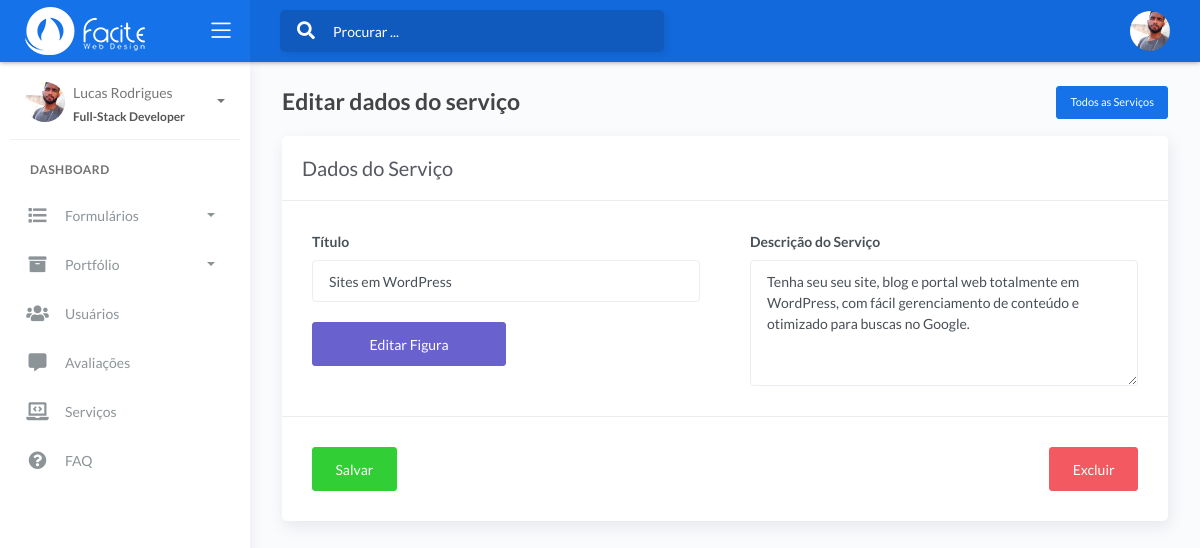
The page /facite42-pa/front/form_servico?acao=editar&id=14 (signed in) on the database its author committed.
### tables this page shows
CREATE TABLE `usuario` (
  `id` int NOT NULL,
  `nome` varchar(50) NOT NULL,
  `email` varchar(50) NOT NULL,
  `genero` int NOT NULL,
  `usuario` varchar(50) NOT NULL,
  `cargo` varchar(50) NOT NULL,
  `telefone` varchar(20) DEFAULT NULL,
  `nascimento` date DEFAULT NULL,
  `senha` varchar(250) NOT NULL,
  `imagem` varchar(100) NOT NULL
);

CREATE TABLE `servico` (
  `id` int NOT NULL,
  `titulo` varchar(80) NOT NULL,
  `descricao` varchar(1000) NOT NULL,
  `imagem` varchar(100) NOT NULL
);

### facite42-pa/front/includes/funcoes.php (called while the page is built)
<?php
require_once "classes/Conexao.php";
require_once "classes/Usuario.php";
$conexao = new Conexao();
$usuario = new Usuario();
require_once "classes/UsuarioModel.php";
if (isset($_SESSION['id'])) {
    $id = $_SESSION['id'];
    $usuarioModel = new UsuarioModel($conexao, $usuario);
    $usuarioSessao = $usuarioModel->recuperaSessao($id);
}

### facite42-pa/front/classes/Conexao.php (called while the page is built, shortened)
<?php
class Conexao
{
	private $host;
	private $user;
	private $password;
	public function __construct() {
        $this->host = 'mysql:host=127.0.0.1;dbname=facitewebdesign';
		$this->user = 'facite42_root';
		$this->password = 'L1n@d141P4uceK';
	}
    public function conectar() {
    	try {
			$conexao = new PDO(
							$this->host,
							$this->user,
							$this->password,
							array(
								PDO::ATTR_ERRMODE => PDO::ERRMODE_EXCEPTION,
								PDO::MYSQL_ATTR_INIT_COMMAND => "SET NAMES utf8"
							)
						);
			return $conexao;
		} catch (PDOException $e) {
			echo 'Erro na conexao. Erro reportado: ' . $e->getMessage();
			exit;
		}
    }
}

### facite42-pa/front/classes/UsuarioModel.php (called while the page is built, shortened)
<?php
class UsuarioModel
{
    private $conexao;
    public function __construct(Conexao $conexao, Usuario $usuario)
    {
        $this->conexao = $conexao->conectar();
    }
    public function recuperaSessao($id)
    {
        $sql = "SELECT * FROM usuario WHERE id = {$id}";
        $stmt = $this->conexao->prepare($sql);
        $stmt->execute();
        return $stmt->fetch(PDO::FETCH_OBJ);
    }
}

### facite42-pa/front/classes/ServicoModel.php (called while the page is built, shortened)
<?php
class ServicoModel
{
    private $conexao;
    public function __construct(Conexao $conexao, Servico $servico)
    {
        $this->conexao = $conexao->conectar();
    }
    public function get($id)
    {
        $sql = "SELECT id, titulo, descricao, imagem FROM servico WHERE id = {$id}";
        $stmt = $this->conexao->prepare($sql);
        $stmt->execute();
        return $stmt->fetch(PDO::FETCH_OBJ);
    }
}

### facite42-pa/front/form_servico.php (the view, shortened to what this page needs)
<?php
include_once 'layouts/header.php';
include_once 'layouts/menu.php';
include_once 'classes/Servico.php';
include_once 'classes/ServicoModel.php';
include_once 'classes/Conexao.php';
$servico = new Servico();
$conexao = new Conexao();
if (isset($_GET['id'])) {
    $id = $_GET['id'];
    $servicoModel = new ServicoModel($conexao, $servico);
    $servico = $servicoModel->get($id);
}
?>
<div class="content">
    <div class="page-inner">
        <a class="btn btn-primary btn-sm" href="servico" style="float: right;">Todos as Serviços</a>
        <div class="page-header">
            <?php
            $titulo = ($_GET['acao'] == '' ? '<h4 class="page-title">Formulário de Serviços</h4>' : '<h4 class="page-title">Editar dados do serviço</h4>');
            echo $titulo;
            ?>
        </div>
        <div class="row">
            <div class="col-md-12">
                <form action="controllers/controleServico?acao=<?= ($servico->id != '' ? 'editar' : 'cadastrar') ?>" method="POST" enctype="multipart/form-data">
                    <div class="card">
                        <div class="card-header">
                            <div class="card-title">Dados do Serviço</div>
                        </div>
                        <div class="card-body">
                            <div class="row">
                                <div class="col-md-6 col-lg-6">
                                    <div class="form-group">
                                        <label for="titulo">Título</label>
                                        <input type="text" class="form-control" id="titulo" name="titulo" value="<?= ($servico->titulo != '' ? $servico->titulo : '') ?>">
                                    </div>
                                    <?php
                                    $imagem = ($_GET['acao'] == '' ? '<div class="form-group"><label for="exampleFormControlFile1">Figura do serviço (65x65)</label><input type="file" class="form-control-file" id="exampleFormControlFile1" name="imagem"></div>' : '<div class="form-group"><button type="button" style="width: 50%;" class="btn btn-secondary" data-toggle="modal" data-target="#editarImagem">Editar Figura</button></div>');
                                    echo $imagem;
                                    ?>
                                </div>
                                <div class="col-md-6 col-lg-6">
                                    <div class="form-group">
                                        <label for="descricao">Descrição do Serviço</label>
                                        <textarea class="form-control" id="descricao" name="descricao" rows="5"><?= ($servico->descricao != '' ? $servico->descricao : '') ?></textarea>
                                    </div>
                                </div>
                            </div>
                        </div>
                        <div class="card-action">
                            <button type="submit" class="btn btn-success">Salvar</button>
                            <?php
                                $excluir = ($_GET['acao'] != '' ? '<a style="float: right;" href="controllers/controleServico?acao=deletar&id=' . $servico->id . '" class="btn btn-danger">Excluir</a>' : '');
                                echo $excluir;
                            ?>
                        </div>
                    </div>
                </form>
            </div>
        </div>
    </div>
</div>
<?php
include_once 'layouts/footer.php';
?>

### facite42-pa/front/layouts/menu.php (shortened to what this page needs)
<body>
    <div class="wrapper">
        <div class="main-header">
            <div class="logo-header" data-background-color="blue">
                <a href="inicio" class="logo">
                    <img src="assets/img/logo.png" alt="navbar brand" class="navbar-brand">
                </a>
                <div class="nav-toggle">
                    <button class="btn btn-toggle toggle-sidebar">
                        <i class="icon-menu"></i>
                    </button>
                </div>
            </div>
            <nav class="navbar navbar-header navbar-expand-lg" data-background-color="blue2">
                <div class="container-fluid">
                    <div class="collapse" id="search-nav">
                        <form class="navbar-left navbar-form nav-search mr-md-3">
                            <div class="input-group">
                                <div class="input-group-prepend">
                                    <button type="submit" class="btn btn-search pr-1">
                                        <i class="fa fa-search search-icon"></i>
                                    </button>
                                </div>
                                <input type="text" placeholder="Procurar ..." class="form-control">
                            </div>
                        </form>
                    </div>
                    <ul class="navbar-nav topbar-nav ml-md-auto align-items-center">
                        <li class="nav-item dropdown hidden-caret">
                            <a class="dropdown-toggle profile-pic" data-toggle="dropdown" href="#" aria-expanded="false">
                                <div class="avatar-sm">
                                    <img src="assets/image/usuario/<?= ($usuarioSessao->imagem != '' && file_exists('assets/image/usuario/' . $usuarioSessao->imagem) ? $usuarioSessao->imagem : 'user.jpg') ?>" alt="..." class="avatar-img rounded-circle">
                                </div>
                            </a>
                        </li>
                    </ul>
                </div>
            </nav>
        </div>
        <div class="sidebar sidebar-style-2">
            <div class="sidebar-wrapper scrollbar scrollbar-inner">
                <div class="sidebar-content">
                    <div class="user">
                        <div class="avatar-sm float-left mr-2">
                            <img src="assets/image/usuario/<?= ($usuarioSessao->imagem != '' && file_exists('assets/image/usuario/' . $usuarioSessao->imagem) ? $usuarioSessao->imagem : 'user.jpg') ?>" alt="..." class="avatar-img rounded-circle">
                        </div>
                        <div class="info">
                            <a data-toggle="collapse" href="#collapseExample" aria-expanded="true">
                                <span>
                                    <?= $usuarioSessao->nome ?>
                                    <span class="user-level"><?= $usuarioSessao->cargo ?></span>
                                    <span class="caret"></span>
                                </span>
                            </a>
                        </div>
                    </div>
                    <ul class="nav nav-primary">
                        <li class="nav-section">
                            <h4 class="text-section">Dashboard</h4>
                        </li>
                        <li class="nav-item">
                            <a data-toggle="collapse" href="#forms">
                                <i class="fas fa-list"></i>
                                <p>Formulários</p>
                                <span class="caret"></span>
                            </a>
                        </li>
                        <li class="nav-item">
                            <a data-toggle="collapse" href="#portfolio">
                                <i class="fas fa-archive"></i>
                                <p>Portfólio</p>
                                <span class="caret"></span>
                            </a>
                        </li>
                        <li class="nav-item">
                            <a data-target="collapse" href="usuario">
                                <i class="fas fa-users"></i>
                                <p>Usuários</p>
                            </a>
                        </li>
                        <li class="nav-item">
                            <a data-target="collapse" href="avaliacao">
                                <i class="fas fa-comment-alt"></i>
                                <p>Avaliações</p>
                            </a>
                        </li>
                        <li class="nav-item">
                            <a data-target="collapse" href="servico">
                                <i class="fas fa-laptop-code"></i>
                                <p>Serviços</p>
                            </a>
                        </li>
                        <li class="nav-item">
                            <a data-target="collapse" href="faq">
                                <i class="fas fa-question-circle"></i>
                                <p>FAQ</p>
                            </a>
                        </li>
                    </ul>
                </div>
            </div>
        </div>
        <div class="main-panel">

### rows shown on the page
usuario: imagem (picture), nome "Lucas Rodrigues", cargo "Full-Stack Developer"
servico: titulo "Sites em WordPress", descricao "Tenha seu seu site, blog e portal web totalmente em WordPress, com fácil gerenciamento de conteúdo e otimizado para buscas no Google."
